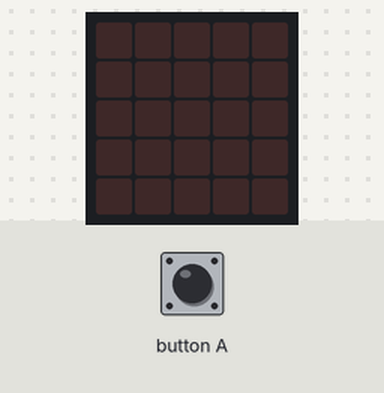
The program below on a simulated Calliope mini (MakeCode). Shown: the board's 5×5 LED display. The test bench sets the inputs (shaded band). Random numbers come from a fixed seed.

Above: at 1.2 s.
1.3 s: button A pressed for 0.15 s
At 2.1 s:
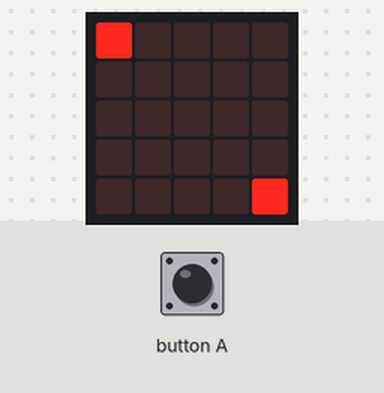
2.9 s: button A pressed for 0.15 s
At 3.3 s:
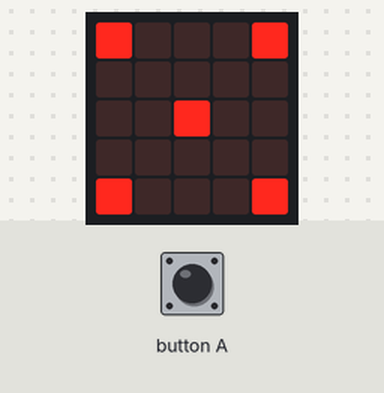
4.5 s: button A pressed for 0.15 s
At 5.7 s:
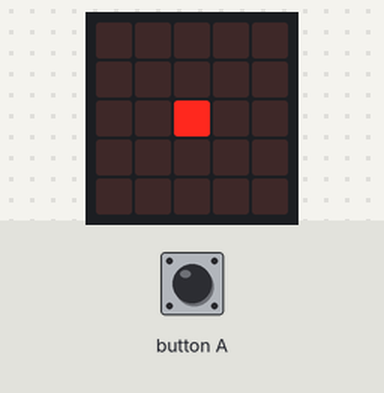
6.1 s: button A pressed for 0.15 s
At 7.0 s:
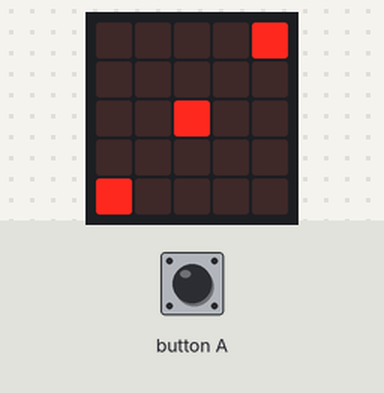
7.7 s: button A pressed 5 times (0.12 s each, 0.3 s apart)
At 10.7 s:
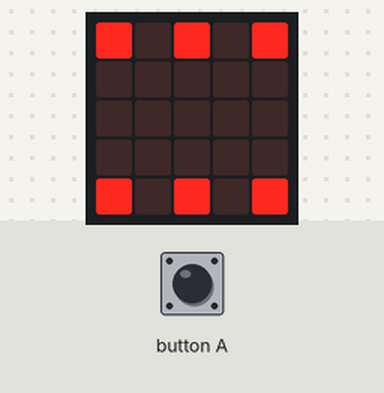
Timing chart, 0 to 11.9 s (numbered marks = the images above; inputs shaded):
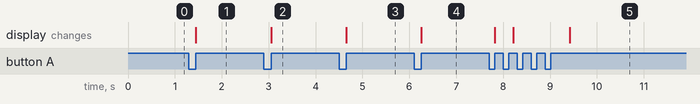

The program:

main.ts
```typescript
let Würfel = 0
input.onButtonEvent(Button.A, input.buttonEventClick(), function () {
    Würfel = randint(1, 6)
    if (Würfel == 1) {
        basic.showLeds(`
            . . . . .
            . . . . .
            . . # . .
            . . . . .
            . . . . .
            `)
    }
    if (Würfel == 2) {
        basic.showLeds(`
            # . . . .
            . . . . .
            . . . . .
            . . . . .
            . . . . #
            `)
    }
    if (Würfel == 3) {
        basic.showLeds(`
            . . . . #
            . . . . .
            . . # . .
            . . . . .
            # . . . .
            `)
    }
    if (Würfel == 4) {
        basic.showLeds(`
            # . . . #
            . . . . .
            . . . . .
            . . . . .
            # . . . #
            `)
    }
    if (Würfel == 5) {
        basic.showLeds(`
            # . . . #
            . . . . .
            . . # . .
            . . . . .
            # . . . #
            `)
    }
    if (Würfel == 6) {
        basic.showLeds(`
            # . # . #
            . . . . .
            . . . . .
            . . . . .
            # . # . #
            `)
    }
})
```

test.ts
```typescript
// Hier kann man Tests durchführen; diese Datei wird nicht kompiliert, wenn dieses Paket als Erweiterung verwendet wird.
```

Measured:
- after the input at 1.3 s, the display: changes after 0.15 s (image 1)
- after the input at 2.9 s, the display: changes after 0.15 s (image 2)
- after the input at 4.5 s, the display: changes after 0.15 s (image 3)
- after the input at 6.1 s, the display: changes after 0.15 s (image 4)
- after the input at 7.7 s, the display: first changes after 0.12 s (image 5 shows a later state)
